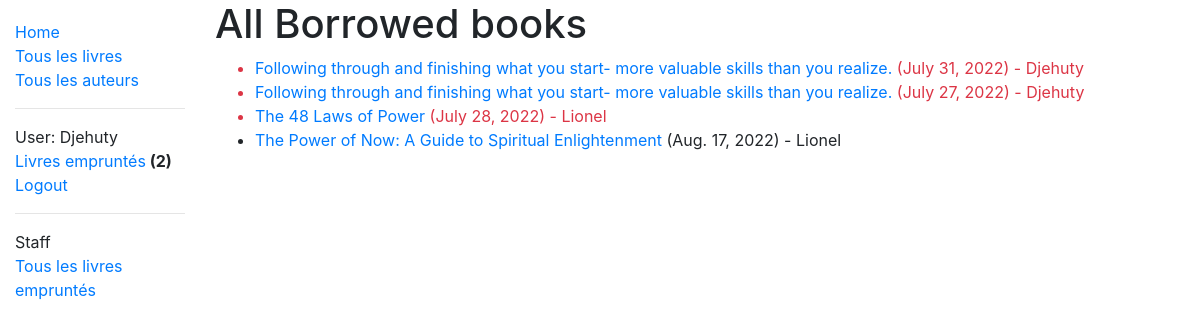
Screenshot of /catalog/borrowed/ (signed in) with the database file from the repository.
### catalog/models.py (models this page shows, shortened)
class BookInstance(models.Model):
    id = models.UUIDField(primary_key=True, default=uuid.uuid4, help_text='Unique ID for this particular book across whole library')
    book = models.ForeignKey('Book', on_delete=models.SET_NULL, null=True)
    imprint = models.CharField(max_length=200)
    due_back = models.DateField(null=True, blank=True)
    borrower = models.ForeignKey(User, on_delete=models.SET_NULL, null=True, blank=True)
    LOAN_STATUS = (
        ('m', 'Maintenance'),
        ('o', 'On loan'),
        ('a', 'Available'),
        ('r', 'Reserved'),
    )
    status = models.CharField(
        max_length=1,
        choices=LOAN_STATUS,
        blank=True,
        default='m',
        help_text='Book availability',
    )
    class Meta:
        ordering = ['due_back']
        permissions = (("can_mark_returned", "Set book as returned"),)
    @property
    def is_overdue(self):
        return bool(self.due_back and date.today() > self.due_back)

class Book(models.Model):
    title = models.CharField(max_length=200)
    author = models.ForeignKey('Author', on_delete=models.SET_NULL, null=True)
    summary = models.TextField(max_length=1000, help_text='Enter a brief description of the book')
    isbn = models.CharField('ISBN', max_length=13, help_text='13 Character <a href="https://www.isbn-international.org/content/what-isbn">ISBN number</a>')
    genre = models.ManyToManyField(Genre, help_text='Select a genre for this book')
    language = models.ForeignKey('Language', on_delete=models.SET_NULL, help_text='Select a language', null=True)
    def display_genre(self):
        """Create a string for the Genre. This is required to display genre in Admin."""
        return ', '.join(genre.name for genre in self.genre.all()[:3])
    display_genre.short_description = 'Genre'

### catalog/views.py (the view)
# urls.py: path('borrowed/', views.BorrowedBooksListView.as_view(), name='all-borrowed'),
class BorrowedBooksListView(LoginRequiredMixin, PermissionRequiredMixin, ListView):
    model = BookInstance
    template_name = 'catalog/borrowed_books_list.html'
    context_object_name = 'borrowed_bookins'
    paginate_by = 10
    permission_required = 'catalog.can_mark_returned'
    def get_queryset(self):
        return BookInstance.objects.filter(status__exact='o').order_by( 'borrower')

### catalog/templates/catalog/borrowed_books_list.html
{% extends 'base_generic.html' %}
{% block content %}
    <h1>All Borrowed books</h1>
    {% if borrowed_bookins %}
    <ul>
      {% for bookinst in borrowed_bookins %}
      <li class="{% if bookinst.is_overdue %}text-danger{% endif %}">
        <a href="{% url 'book-detail' bookinst.book.pk %}">{{bookinst.book.title}}</a> ({{ bookinst.due_back }}) - {{bookinst.borrower|capfirst}}
      </li>
      {% endfor %}
    </ul>
    {% else %}
      <p>There are no books borrowed.</p>
    {% endif %}
{% endblock content %}

### catalog/templates/base_generic.html (shortened to what this page needs)
<!DOCTYPE html>
<html lang="en">
<head>
  <link rel="stylesheet" href="https://stackpath.bootstrapcdn.com/bootstrap/4.1.3/css/bootstrap.min.css">
  {% load static %}
  <link rel="stylesheet" href="{% static 'css/styles.css' %}">
</head>
<body>
  <div class="container-fluid">
    <div class="row">
      <div class="col-sm-2">
          {% block sidebar %}
           <ul class="sidebar-nav">
               <li><a href="{% url 'index' %}">Home</a></li>
               <li><a href="{% url 'books' %}">Tous les livres</a></li>
               <li><a href="{% url 'authors' %}">Tous les auteurs</a></li>
               <hr>
               {% if user.is_authenticated %}
                <li>User: {{ user.get_username|capfirst }}</li>
                <li><a href="{% url 'my-borrowed' %}">Livres empruntés</a><strong> ({{ user.bookinstance_set.count }})</strong></li>
                <li><a href="{% url 'logout'%}?next={{request.path}}">Logout</a></li>
              {% else %}
                <li><a href="{% url 'login'%}?next={{request.path}}">Login</a></li>
              {% endif %}
              {% if perms.catalog.can_mark_returned %}
                <hr>
                <li>Staff</li>
                <li><a href="{% url 'all-borrowed' %}">Tous les livres empruntés</a></li>
              {% endif %}
           </ul>
          {% endblock %}
      </div>
         <div class="col-sm-10 ">
             {% block content %}
             {% endblock %}
         </div>
    </div>
  </div>
</body>
</html>

### catalog/static/css/styles.css (style rules this page uses)
.sidebar-nav { margin-top: 20px; padding: 0; list-style: none; }

### rows the page displays
BookInstance: book "Following through and finishing what you start- more valuable skills than you realize.", due_back "July 31, 2022", borrower "Djehuty"
BookInstance: book "Following through and finishing what you start- more valuable skills than you realize.", due_back "July 27, 2022", borrower "Djehuty"
BookInstance: book "The 48 Laws of Power", due_back "July 28, 2022", borrower "Lionel"
BookInstance: book "The Power of Now: A Guide to Spiritual Enlightenment", due_back "Aug. 17, 2022", borrower "Lionel"

### other values shown
{{ user.get_username|capfirst }} "Djehuty"
{{ user.bookinstance_set.count }} "2"
